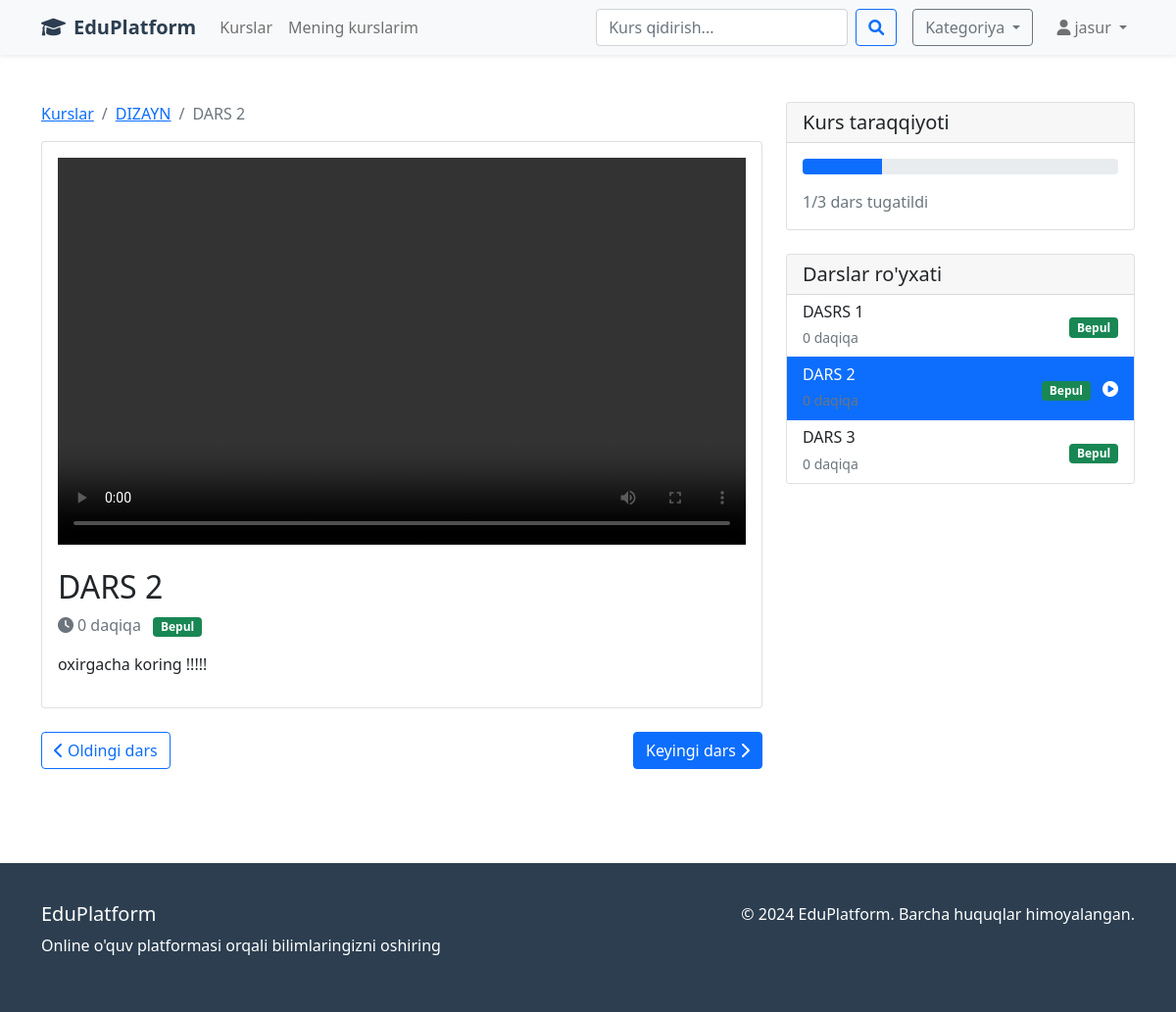
The page /course/9/lesson/23/ (signed in) on the database its author committed.
### courses/models.py (models this page shows, shortened)
class Course(models.Model):
    title = models.CharField(max_length=200, verbose_name="Kurs nomi")
    slug = models.SlugField(max_length=200, unique=True, blank=True, verbose_name="Slug")
    description = models.TextField(verbose_name="Kurs tavsifi")
    category = models.ForeignKey(Category, on_delete=models.CASCADE, verbose_name="Kategoriya")
    instructor = models.ForeignKey(User, on_delete=models.CASCADE, verbose_name="O'qituvchi")
    price = models.DecimalField(max_digits=10, decimal_places=2, verbose_name="Narxi")
    image = models.ImageField(upload_to='course_images/', blank=True, null=True, verbose_name="Rasm")
    created_at = models.DateTimeField(auto_now_add=True)
    updated_at = models.DateTimeField(auto_now=True)
    is_active = models.BooleanField(default=True, verbose_name="Faol")
    class Meta:
        verbose_name = "Kurs"
        verbose_name_plural = "Kurslar"
    @property
    def total_lessons(self):
        return self.lesson_set.count()

class Lesson(models.Model):
    course = models.ForeignKey(Course, on_delete=models.CASCADE, verbose_name="Kurs")
    title = models.CharField(max_length=200, verbose_name="Dars nomi")
    description = models.TextField(verbose_name="Dars tavsifi")
    video_url = models.URLField(blank=True, null=True, verbose_name="Video URL")
    video_file = models.FileField(
        upload_to='lesson_videos/',
        blank=True,
        null=True,
        validators=[FileExtensionValidator(allowed_extensions=['mp4', 'mov', 'avi', 'mkv'])],
        verbose_name="Video fayl"
    )
    duration = models.IntegerField(help_text="Daqiqalarda", verbose_name="Davomiyligi")
    order = models.IntegerField(default=0, verbose_name="Tartib")
    is_free = models.BooleanField(default=False, verbose_name="Bepul")
    created_at = models.DateTimeField(auto_now_add=True)
    class Meta:
        verbose_name = "Dars"
        verbose_name_plural = "Darslar"
        ordering = ['order']

### courses/views.py (the view)
# urls.py: path('course/<int:course_id>/lesson/<int:lesson_id>/', views.lesson_detail, name='lesson_detail'),
@login_required
def lesson_detail(request, course_id, lesson_id):
    course = get_object_or_404(Course, id=course_id)
    lesson = get_object_or_404(Lesson, id=lesson_id, course=course)
    user_has_course = UserCourse.objects.filter(user=request.user, course=course).exists()
    if not lesson.is_free and not user_has_course:
        messages.error(request, 'Bu darsni ko\'rish uchun kursni sotib olishingiz kerak!')
        return redirect('courses:course_detail', course_id=course.id)
    lessons = list(course.lesson_set.all())
    current_index = lessons.index(lesson)
    next_lesson = lessons[current_index + 1] if current_index < len(lessons) - 1 else None
    prev_lesson = lessons[current_index - 1] if current_index > 0 else None
    context = {
        'course': course,
        'lesson': lesson,
        'next_lesson': next_lesson,
        'prev_lesson': prev_lesson,
    }
    return render(request, 'courses/lesson_detail.html', context)

### templates/courses/lesson_detail.html (shortened to what this page needs)
{% extends 'base.html' %}
{% block content %}
<div class="container py-5">
    <div class="row">
        <div class="col-lg-8">
            <nav aria-label="breadcrumb">
                <ol class="breadcrumb">
                    <li class="breadcrumb-item"><a href="{% url 'courses:course_list' %}">Kurslar</a></li>
                    <li class="breadcrumb-item"><a href="{% url 'courses:course_detail' course.id %}">{{ course.title }}</a></li>
                    <li class="breadcrumb-item active">{{ lesson.title }}</li>
                </ol>
            </nav>
            <div class="card mb-4">
                <div class="card-body">
                    <div class="ratio ratio-16x9 mb-4">
                        <Video src="{{ lesson.video_file.url }}" controls></Video>
                    </div>
                    <h2 class="card-title">{{ lesson.title }}</h2>
                    <p class="text-muted">
                        <i class="fas fa-clock me-1"></i>{{ lesson.duration }} daqiqa
                        {% if lesson.is_free %}
                        <span class="badge bg-success ms-2">Bepul</span>
                        {% endif %}
                    </p>
                    <div class="card-text">
                        {{ lesson.description|linebreaks }}
                    </div>
                </div>
            </div>
            <div class="d-flex justify-content-between">
                {% if prev_lesson %}
                <a href="{% url 'courses:lesson_detail' course.id prev_lesson.id %}" class="btn btn-outline-primary">
                    <i class="fas fa-chevron-left me-1"></i>Oldingi dars
                </a>
                {% else %}
                <button class="btn btn-outline-secondary" disabled>
                    <i class="fas fa-chevron-left me-1"></i>Oldingi dars
                </button>
                {% endif %}
                {% if next_lesson %}
                <a href="{% url 'courses:lesson_detail' course.id next_lesson.id %}" class="btn btn-primary">
                    Keyingi dars<i class="fas fa-chevron-right ms-1"></i>
                </a>
                {% else %}
                <button class="btn btn-outline-secondary" disabled>
                    Keyingi dars<i class="fas fa-chevron-right ms-1"></i>
                </button>
                {% endif %}
            </div>
        </div>
        <div class="col-lg-4">
            <div class="card mb-4">
                <div class="card-header">
                    <h5 class="mb-0">Kurs taraqqiyoti</h5>
                </div>
                <div class="card-body">
                    <div class="progress mb-3">
                        <div class="progress-bar" role="progressbar" style="width: 25%"></div>
                    </div>
                    <p class="text-muted mb-0">1/{{ course.total_lessons }} dars tugatildi</p>
                </div>
            </div>
            <div class="card">
                <div class="card-header">
                    <h5 class="mb-0">Darslar ro'yxati</h5>
                </div>
                <div class="list-group list-group-flush">
                    {% for lesson_item in course.lesson_set.all %}
                    <a href="{% url 'courses:lesson_detail' course.id lesson_item.id %}"
                       class="list-group-item list-group-item-action d-flex justify-content-between align-items-center {% if lesson_item == lesson %}active{% endif %}">
                        <div>
                            <h6 class="mb-1">{{ lesson_item.title }}</h6>
                            <small class="text-muted">{{ lesson_item.duration }} daqiqa</small>
                        </div>
                        <div>
                            {% if lesson_item.is_free %}
                            <span class="badge bg-success">Bepul</span>
                            {% else %}
                            <span class="badge bg-warning">Pulli</span>
                            {% endif %}
                            {% if lesson_item == lesson %}
                            <i class="fas fa-play-circle ms-2"></i>
                            {% endif %}
                        </div>
                    </a>
                    {% endfor %}
                </div>
            </div>
        </div>
    </div>
</div>
{% endblock %}

### templates/base.html (shortened to what this page needs)
<!DOCTYPE html>
<html lang="uz">
<head>
    <link href="https://cdn.jsdelivr.net/npm/bootstrap@5.1.3/dist/css/bootstrap.min.css" rel="stylesheet">
    <link href="https://cdnjs.cloudflare.com/ajax/libs/font-awesome/6.0.0/css/all.min.css" rel="stylesheet">
</head>
<body>
    <nav class="navbar navbar-expand-lg navbar-light bg-light shadow-sm">
        <div class="container">
            <a class="navbar-brand" href="{% url 'courses:course_list' %}">
                <i class="fas fa-graduation-cap me-2"></i>EduPlatform
            </a>
            <div class="collapse navbar-collapse" id="navbarNav">
                <ul class="navbar-nav me-auto">
                    <li class="nav-item">
                        <a class="nav-link" href="{% url 'courses:course_list' %}">Kurslar</a>
                    </li>
                    {% if user.is_authenticated %}
                    <li class="nav-item">
                        <a class="nav-link" href="{% url 'courses:my_courses' %}">Mening kurslarim</a>
                    </li>
                    {% endif %}
                </ul>
                <form class="d-flex me-3" method="GET" action="{% url 'courses:course_list' %}">
                    <input class="form-control me-2" type="search" name="q" placeholder="Kurs qidirish..." value="{{ query|default:'' }}">
                    <button class="btn btn-outline-primary" type="submit">
                        <i class="fas fa-search"></i>
                    </button>
                </form>
                <div class="dropdown me-3">
                    <button class="btn btn-outline-secondary dropdown-toggle" type="button" data-bs-toggle="dropdown">
                        Kategoriya
                    </button>
                </div>
                <ul class="navbar-nav">
                    {% if user.is_authenticated %}
                    <li class="nav-item dropdown">
                        <a class="nav-link dropdown-toggle" href="#" data-bs-toggle="dropdown">
                            <i class="fas fa-user me-1"></i>{{ user.username }}
                        </a>
                    </li>
                    {% endif %}
                </ul>
            </div>
        </div>
    </nav>
    <main>
        {% block content %}{% endblock %}
    </main>
    <footer class="footer mt-5">
        <div class="container">
            <div class="row">
                <div class="col-md-6">
                    <h5>EduPlatform</h5>
                    <p>Online o'quv platformasi orqali bilimlaringizni oshiring</p>
                </div>
                <div class="col-md-6 text-md-end">
                    <p>&copy; 2024 EduPlatform. Barcha huquqlar himoyalangan.</p>
                </div>
            </div>
        </div>
    </footer>
</body>
</html>

### templates/base.html (style rules this page uses)
.navbar-brand { font-weight: bold; color: #2c3e50 !important; }
.footer { background-color: #2c3e50; color: white; padding: 40px 0; }

### rows shown on the page
Course: title "DIZAYN", total_lessons "3"
Lesson: title "DARS 2", duration "0", description "oxirgacha koring !!!!!", is_free "Bepul"
Lesson: title "DASRS 1", duration "0", is_free "Bepul"
Lesson: title "DARS 3", duration "0", is_free "Bepul"

### other values the page prints
{{ user.username }} "jasur"
